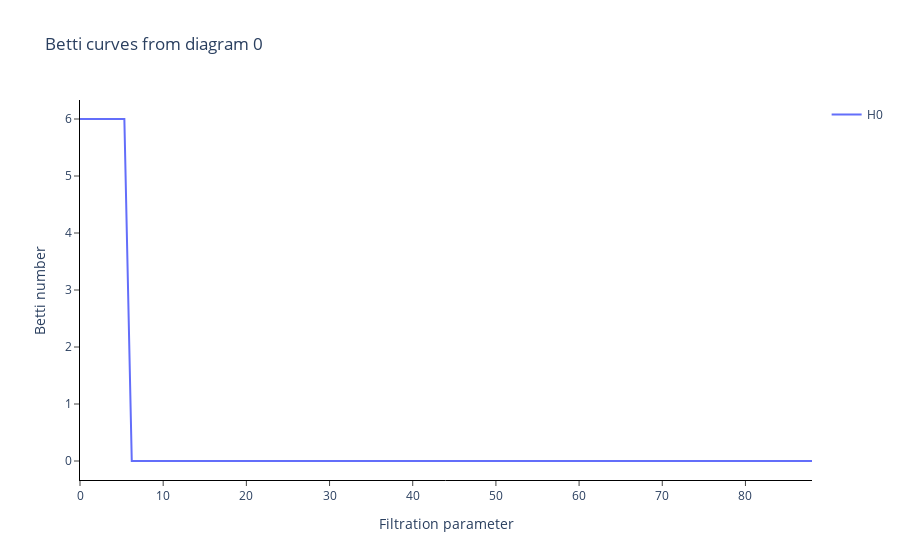

Notebook cell for this chart:
### Code cell
# Betti_0 functions
BC = BettiCurve(n_bins=100) # default value

betti0 = BC.fit_transform(diagrams)

BC.plot(betti0, sample=0)

### Figure 1 — Plotly figure (JSON) as saved in the notebook; plotly's stock layout.template omitted (floating-point values rounded to 4 significant figures)
{"data": [{"mode": "lines", "name": "H0", "showlegend": true, "type": "scatter", "x": [0, 0.8889, 1.778, 2.667, 3.556, 4.444, 5.333, 6.222, 7.111, 8, 8.889, 9.778, 10.67, 11.56, 12.44, 13.33, 14.22, 15.11, 16, 16.89, 17.78, 18.67, 19.56, 20.44, 21.33, 22.22, 23.11, 24, 24.89, 25.78, 26.67, 27.56, 28.44, 29.33, 30.22, 31.11, 32, 32.89, 33.78, 34.67, 35.56, 36.44, 37.33, 38.22, 39.11, 40, 40.89, 41.78, 42.67, 43.56, 44.44, 45.33, 46.22, 47.11, 48, 48.89, 49.78, 50.67, 51.56, 52.44, 53.33, 54.22, 55.11, 56, 56.89, 57.78, 58.67, 59.56, 60.44, 61.33, 62.22, 63.11, 64, 64.89, 65.78, 66.67, 67.56, 68.44, 69.33, 70.22, 71.11, 72, 72.89, 73.78, 74.67, 75.56, 76.44, 77.33, 78.22, 79.11, 80, 80.89, 81.78, 82.67, 83.56, 84.44, 85.33, 86.22, 87.11, 88], "y": [6, 6, 6, 6, 6, 6, 6, 0, 0, 0, 0, 0, 0, 0, 0, 0, 0, 0, 0, 0, 0, 0, 0, 0, 0, 0, 0, 0, 0, 0, 0, 0, 0, 0, 0, 0, 0, 0, 0, 0, 0, 0, 0, 0, 0, 0, 0, 0, 0, 0, 0, 0, 0, 0, 0, 0, 0, 0, 0, 0, 0, 0, 0, 0, 0, 0, 0, 0, 0, 0, 0, 0, 0, 0, 0, 0, 0, 0, 0, 0, 0, 0, 0, 0, 0, 0, 0, 0, 0, 0, 0, 0, 0, 0, 0, 0, 0, 0, 0, 0]}], "layout": {"plot_bgcolor": "white", "title": {"text": "Betti curves from diagram 0"}, "xaxis": {"anchor": "y", "exponentformat": "e", "linecolor": "black", "linewidth": 1, "mirror": false, "showexponent": "all", "showline": true, "side": "bottom", "ticks": "outside", "title": {"text": "Filtration parameter"}, "type": "linear", "zeroline": true}, "yaxis": {"anchor": "x", "exponentformat": "e", "linecolor": "black", "linewidth": 1, "mirror": false, "showexponent": "all", "showline": true, "side": "left", "ticks": "outside", "title": {"text": "Betti number"}, "type": "linear", "zeroline": true}}}
